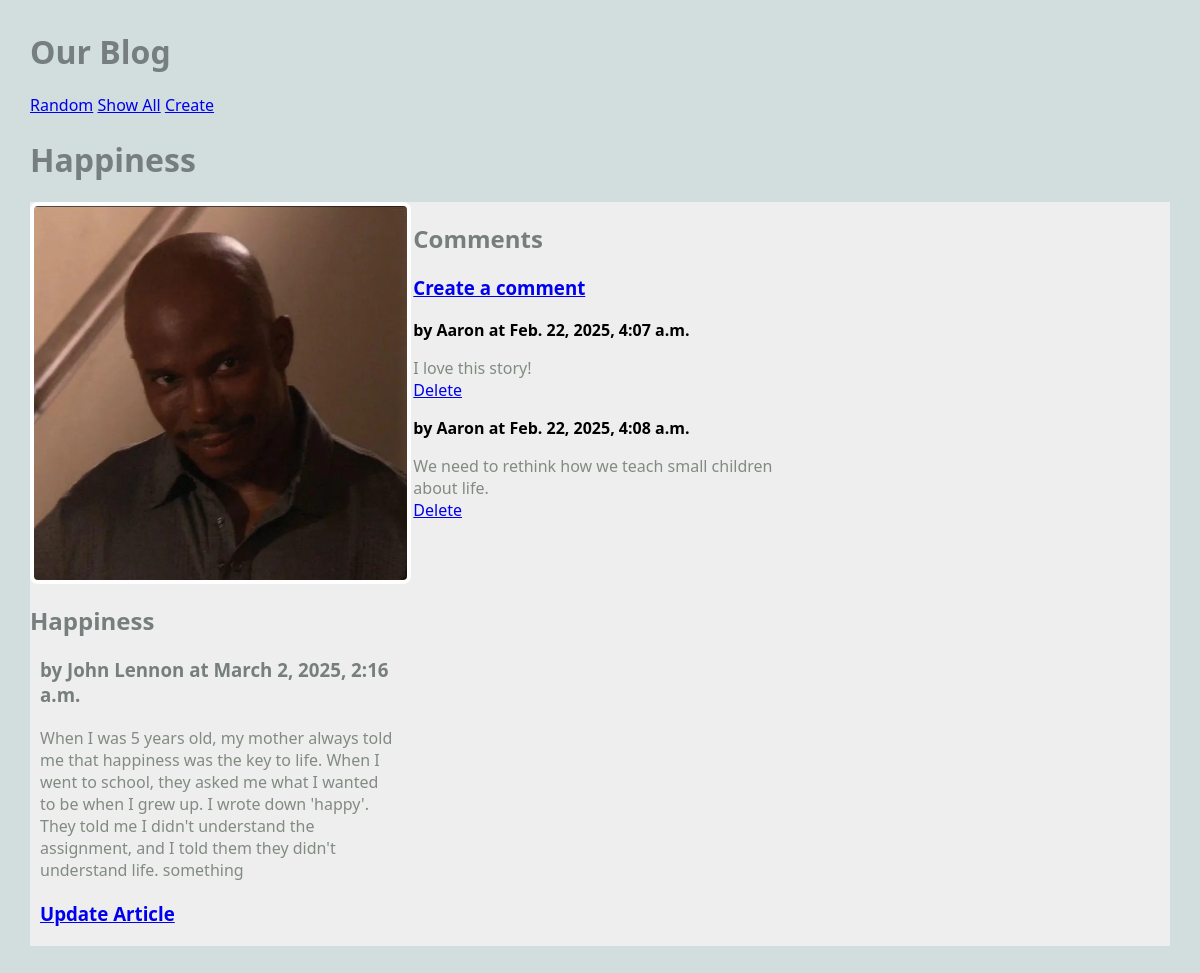
/blog/article/1, run on the app's committed database.
### blog/models.py (models this page shows, shortened)
class Article(models.Model):
    title = models.TextField(blank=True)
    author = models.TextField(blank=True)
    text = models.TextField(blank=True)
    published = models.DateTimeField(auto_now=True)
    image_file = models.ImageField(blank=True)
    def get_all_comments(self):
        comments = Comment.objects.filter(article=self)
        return comments

class Comment(models.Model):
    article = models.ForeignKey(Article, on_delete=models.CASCADE)
    author = models.TextField(blank=False)
    text = models.TextField(blank=False)
    published = models.DateTimeField(auto_now=True)
    def __str__(self):
        return f'{self.text}'

### blog/views.py (the view)
# urls.py: path('article/<int:pk>', ArticleView.as_view(), name='article'), # new
class ArticleView(DetailView):
    model = Article
    template_name = 'blog/article.html'
    context_object_name = "article" # note singular variable name

### blog/templates/blog/article.html
{% extends 'blog/base.html' %}
{% block content %}
<h1>{{article.title}}</h1>
<main class="grid-container">
   <article>
       {% if article.image_file %}
       <img src="{{article.image_file.url}}" alt="">
       {% else %}
       <h3>No image</h3>
       {% endif %}
       <div>
            <h2>{{article.title}}</h2>
            <h3>by {{article.author}} at {{article.published}} </h3>
            <p>
                {{article.text}}
            </p>
            <h3>
                <a href="{% url 'update_article' article.pk %}">Update Article</a>
            </h3>
        </div>
    </article>
    <div>
        <h2>Comments</h2>
        <h3>
            <a href="{% url 'create_comment' article.pk %}">Create a comment</a>
        </h3>
        {% for comment in article.get_all_comments %}
            <div>
                <strong>by {{comment.author}} at {{comment.published}}</strong>
                <p>
                    {{comment.text}}
                    <br>
                    <a href="{% url 'delete_comment' comment.pk %}">Delete</a>
                </p>
            </div>
        {% endfor %}
    </div>
</main>
{% endblock %}

### static/styles-blog.css (style rules this page uses)
body { margin: 30px; background: #d1dedd; font-family:'Segoe UI', Tahoma, Geneva, Verdana, sans-serif; }
h1, h2, h3 { color: #767f7e; }
p { color: #828b82; }
.grid-container { background: #eee; max-width: 900px; display: grid; grid-template-columns: repeat(3, 1fr); grid-gap: 10px; max-width: 1200px; margin: 20px auto; }
article img, article.featured img { width: 100%; border: 4px solid #fff; border-radius: 8px; }
article p, article h3 { margin: 20px 10px; }

### data on the page
Article: title "Happiness", image_file (picture), author "John Lennon", published "March 2, 2025, 2:16 a.m.", text "When I was 5 years old, my mother always told me that happiness was the key to life. When I went to school, they asked me what I wanted to be when I grew up. I wrote down 'happy'. They told me I didn't understand the assignment, and I told them they didn't understand life. something"
Comment: author "Aaron", published "Feb. 22, 2025, 4:07 a.m.", text "I love this story!"
Comment: author "Aaron", published "Feb. 22, 2025, 4:08 a.m.", text "We need to rethink how we teach small children about life."
